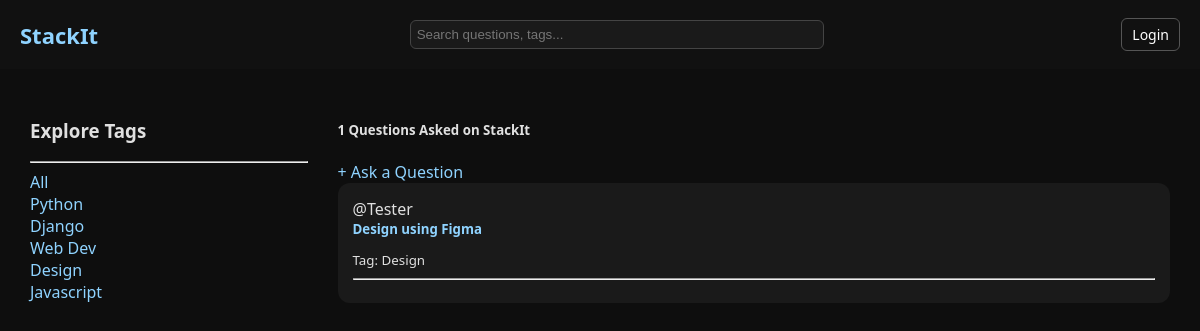
Screenshot of /?q=Design with the database file from the repository.
### base/models.py (models this page shows, shortened)
class Topic(models.Model):
    name = models.CharField(max_length=200)

class Room(models.Model):
    host = models.ForeignKey(User,on_delete=models.SET_NULL,null=True)
    topic = models.ForeignKey(Topic,on_delete=models.SET_NULL,null=True)
    name = models.CharField(max_length=200)
    description = models.TextField(null=True, blank=True)
    updated = models.DateTimeField(auto_now=True)
    created = models.DateTimeField(auto_now_add=True)
    class Meta:
        ordering = ['-updated','-created']

### base/views.py (the view)
# urls.py: path('',views.home,name='home'),
def home(request):
    q = request.GET.get('q') if request.GET.get('q') != None else ''
    rooms = Room.objects.filter(Q(topic__name__icontains= q) |
                                Q(name__icontains=q) |
                                Q(description__icontains=q))
    topics = Topic.objects.all()
    room_count = rooms.count()
    context = {'rooms': rooms,'topics': topics,'room_count':room_count}
    return render(request,'base/home.html',context)

### base/templates/base/home.html (shortened to what this page needs)
{% extends 'main.html' %}
{% block content %}
<div class="home-container">
  <div>
    <h3>Explore Tags</h3>
    <hr>
    <div><a href="{% url 'home' %}">All</a></div>
    {% for topic in topics %}
    <div><a href="{% url 'home' %}?q={{ topic.name }}">{{ topic.name }}</a></div>
    {% endfor %}
  </div>
  <div>
    <h5>{{ room_count }} Questions Asked on StackIt</h5>
    <a href="{% url 'create-room' %}">+ Ask a Question</a>
    <div>
      {% for room in rooms %}
      <div class="question-card">
        <span>@{{ room.host.username }}</span>
        <h5><a href="{% url 'room' room.id %}">{{ room.name }}</a></h5>
        <small>Tag: {{ room.topic.name }}</small>
        <hr>
      </div>
      {% endfor %}
    </div>
  </div>
</div>
{% endblock %}

### templates/main.html (style rules this page uses)
body { margin: 0; font-family: "Segoe UI", Tahoma, Geneva, Verdana, sans-serif; background-color: #0d0d0d; color: #e0e0e0; }
a { color: #8fd3ff; text-decoration: none; }

### base/templates/base/home.html (style rules this page uses)
body { background-color: #0e0e0e; color: #e0e0e0; font-family: 'Segoe UI', Tahoma, Geneva, Verdana, sans-serif; margin: 0; padding: 0; }
.home-container { display: grid; grid-template-columns: 1fr 3fr; gap: 30px; padding: 30px; }
a { color: #8fd3ff; text-decoration: none; }
.question-card { background-color: #1a1a1a; padding: 15px; border-radius: 12px; margin-bottom: 15px; position: relative; }
.question-card h5 { color: #fff; margin: 0 0 10px; }

### rows the page displays
Topic: name "Python"
Topic: name "Django"
Topic: name "Web Dev"
Topic: name "Design"
Topic: name "Javascript"
Room: host.username "Tester", name "Design using Figma", topic.name "Design"

### other values shown
{{ room_count }} "1"
